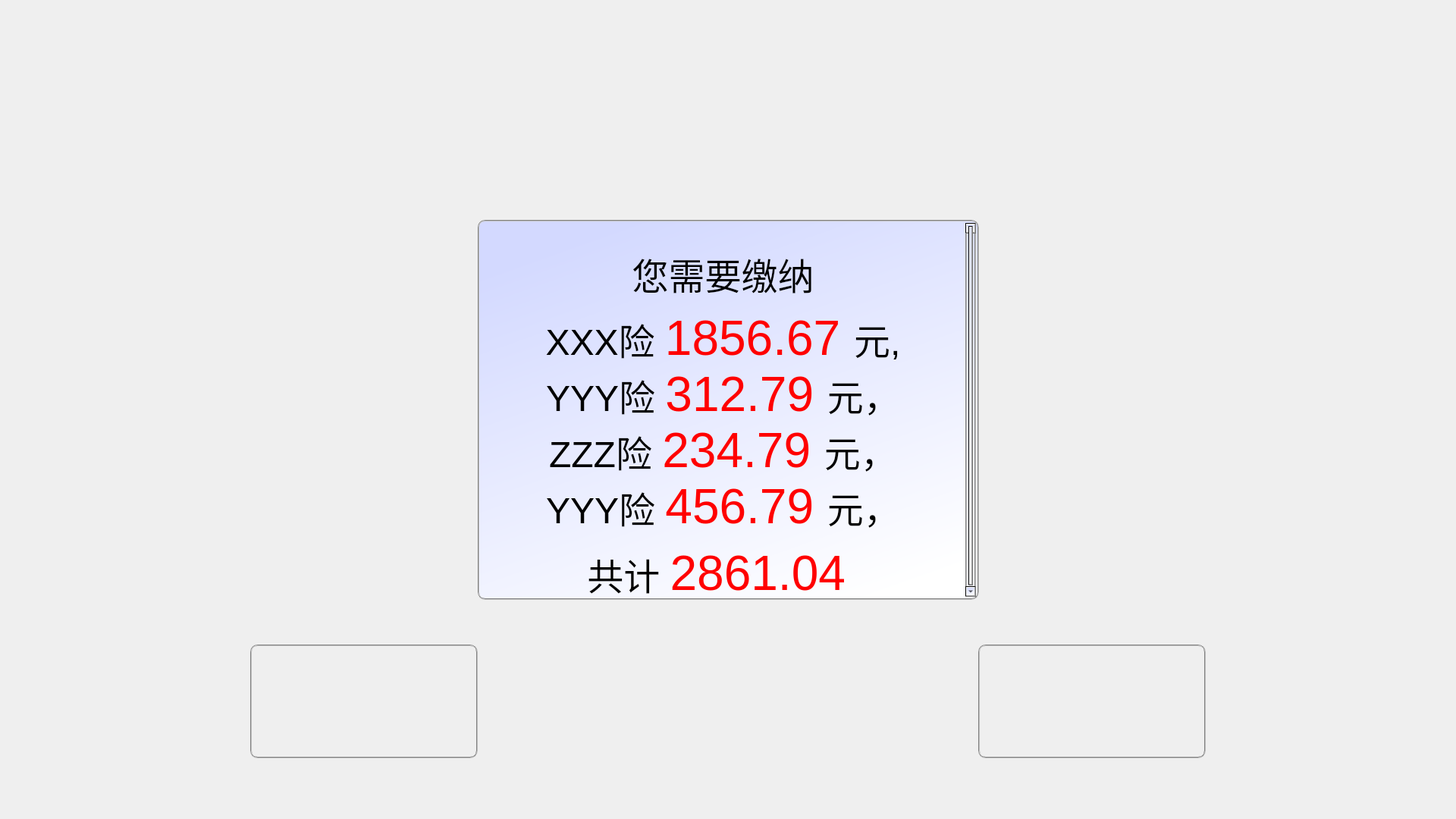
<?xml version="1.0" encoding="UTF-8"?>
<ui version="4.0">
 <class>DeclareInsuranceDialog</class>
 <widget class="QDialog" name="DeclareInsuranceDialog">
  <property name="geometry">
   <rect>
    <x>0</x>
    <y>0</y>
    <width>1920</width>
    <height>1080</height>
   </rect>
  </property>
  <property name="windowTitle">
   <string>DeclareInsuranceDialog</string>
  </property>
  <property name="styleSheet">
   <string notr="true"/>
  </property>
  <widget class="QPushButton" name="pBtnHomepage">
   <property name="geometry">
    <rect>
     <x>330</x>
     <y>850</y>
     <width>300</width>
     <height>150</height>
    </rect>
   </property>
   <property name="font">
    <font>
     <family>Algerian</family>
     <pointsize>22</pointsize>
    </font>
   </property>
   <property name="styleSheet">
    <string notr="true">border:2px groove gray;border-radius:10px;padding:2px 4px;
border-image: url(:/Resources/Images/cancelon.png);</string>
   </property>
   <property name="text">
    <string/>
   </property>
  </widget>
  <widget class="QPushButton" name="pBtnNext">
   <property name="geometry">
    <rect>
     <x>1290</x>
     <y>850</y>
     <width>300</width>
     <height>150</height>
    </rect>
   </property>
   <property name="font">
    <font>
     <pointsize>22</pointsize>
    </font>
   </property>
   <property name="styleSheet">
    <string notr="true">border:2px groove gray;border-radius:10px;padding:2px 4px;
border-image: url(:/Resources/Images/nexton.png);</string>
   </property>
   <property name="text">
    <string/>
   </property>
  </widget>
  <widget class="QTextBrowser" name="textBrowser">
   <property name="geometry">
    <rect>
     <x>630</x>
     <y>290</y>
     <width>661</width>
     <height>501</height>
    </rect>
   </property>
   <property name="styleSheet">
    <string notr="true">border:2px groove gray;border-radius:10px;padding:2px 2px;
background-color: qlineargradient(spread:pad, x1:0.3125, y1:0, x2:0.784, y2:1, stop:0 rgba(211, 217, 255, 255), stop:1 rgba(255, 255, 255, 255));</string>
   </property>
   <property name="html">
    <string>&lt;!DOCTYPE HTML PUBLIC &quot;-//W3C//DTD HTML 4.0//EN&quot; &quot;http://www.w3.org/TR/REC-html40/strict.dtd&quot;&gt;
&lt;html&gt;&lt;head&gt;&lt;meta name=&quot;qrichtext&quot; content=&quot;1&quot; /&gt;&lt;style type=&quot;text/css&quot;&gt;
p, li { white-space: pre-wrap; }
&lt;/style&gt;&lt;/head&gt;&lt;body style=&quot; font-family:'SimSun'; font-size:9pt; font-weight:400; font-style:normal;&quot;&gt;
&lt;p align=&quot;center&quot; style=&quot;-qt-paragraph-type:empty; margin-top:0px; margin-bottom:0px; margin-left:0px; margin-right:0px; -qt-block-indent:0; text-indent:0px;&quot;&gt;&lt;br /&gt;&lt;/p&gt;
&lt;p align=&quot;center&quot; style=&quot;-qt-paragraph-type:empty; margin-top:0px; margin-bottom:0px; margin-left:0px; margin-right:0px; -qt-block-indent:0; text-indent:0px;&quot;&gt;&lt;br /&gt;&lt;/p&gt;
&lt;p align=&quot;center&quot; style=&quot; margin-top:0px; margin-bottom:0px; margin-left:0px; margin-right:0px; -qt-block-indent:0; text-indent:0px;&quot;&gt;&lt;span style=&quot; font-size:36pt;&quot;&gt;您需要缴纳&lt;/span&gt;&lt;/p&gt;
&lt;p align=&quot;center&quot; style=&quot;-qt-paragraph-type:empty; margin-top:0px; margin-bottom:0px; margin-left:0px; margin-right:0px; -qt-block-indent:0; text-indent:0px;&quot;&gt;&lt;br /&gt;&lt;/p&gt;
&lt;p align=&quot;center&quot; style=&quot; margin-top:0px; margin-bottom:0px; margin-left:0px; margin-right:0px; -qt-block-indent:0; text-indent:0px;&quot;&gt;&lt;span style=&quot; font-size:36pt;&quot;&gt;XXX险 &lt;/span&gt;&lt;span style=&quot; font-size:48pt; color:#ff0000;&quot;&gt;1856.67 &lt;/span&gt;&lt;span style=&quot; font-size:36pt;&quot;&gt;元,&lt;/span&gt;&lt;/p&gt;
&lt;p align=&quot;center&quot; style=&quot; margin-top:0px; margin-bottom:0px; margin-left:0px; margin-right:0px; -qt-block-indent:0; text-indent:0px;&quot;&gt;&lt;span style=&quot; font-size:36pt;&quot;&gt;YYY险 &lt;/span&gt;&lt;span style=&quot; font-size:48pt; color:#ff0000;&quot;&gt;312.79 &lt;/span&gt;&lt;span style=&quot; font-size:36pt;&quot;&gt;元，&lt;/span&gt;&lt;/p&gt;
&lt;p align=&quot;center&quot; style=&quot; margin-top:0px; margin-bottom:0px; margin-left:0px; margin-right:0px; -qt-block-indent:0; text-indent:0px;&quot;&gt;&lt;span style=&quot; font-size:36pt;&quot;&gt;ZZZ险 &lt;/span&gt;&lt;span style=&quot; font-size:48pt; color:#ff0000;&quot;&gt;234.79 &lt;/span&gt;&lt;span style=&quot; font-size:36pt;&quot;&gt;元，&lt;/span&gt;&lt;/p&gt;
&lt;p align=&quot;center&quot; style=&quot; margin-top:0px; margin-bottom:0px; margin-left:0px; margin-right:0px; -qt-block-indent:0; text-indent:0px;&quot;&gt;&lt;span style=&quot; font-size:36pt;&quot;&gt;YYY险 &lt;/span&gt;&lt;span style=&quot; font-size:48pt; color:#ff0000;&quot;&gt;456.79 &lt;/span&gt;&lt;span style=&quot; font-size:36pt;&quot;&gt;元，&lt;/span&gt;&lt;/p&gt;
&lt;p align=&quot;center&quot; style=&quot;-qt-paragraph-type:empty; margin-top:0px; margin-bottom:0px; margin-left:0px; margin-right:0px; -qt-block-indent:0; text-indent:0px;&quot;&gt;&lt;br /&gt;&lt;/p&gt;
&lt;p align=&quot;center&quot; style=&quot; margin-top:0px; margin-bottom:0px; margin-left:0px; margin-right:0px; -qt-block-indent:0; text-indent:0px;&quot;&gt;&lt;span style=&quot; font-size:36pt;&quot;&gt;共计 &lt;/span&gt;&lt;span style=&quot; font-size:48pt; color:#ff0000;&quot;&gt;2861.04 &lt;/span&gt;&lt;/p&gt;&lt;/body&gt;&lt;/html&gt;</string>
   </property>
  </widget>
 </widget>
 <layoutdefault spacing="6" margin="11"/>
 <resources>
  <include location="declareinsurancedialog.qrc"/>
 </resources>
 <connections/>
</ui>
